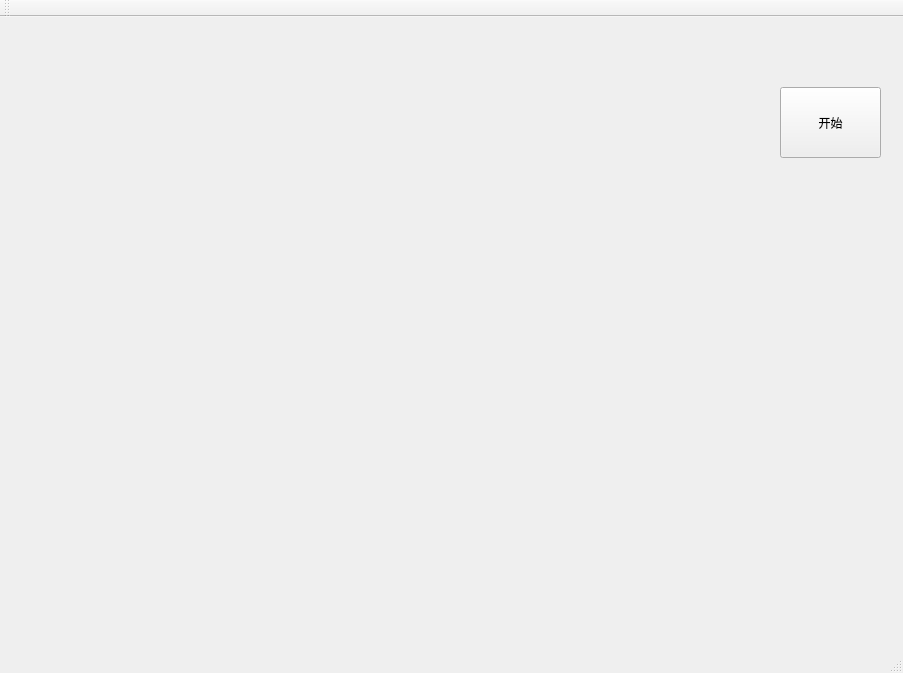
<?xml version="1.0" encoding="UTF-8"?>
<ui version="4.0">
 <class>MainWindow</class>
 <widget class="QMainWindow" name="MainWindow">
  <property name="geometry">
   <rect>
    <x>0</x>
    <y>0</y>
    <width>903</width>
    <height>673</height>
   </rect>
  </property>
  <property name="windowTitle">
   <string>MainWindow</string>
  </property>
  <widget class="QWidget" name="centralWidget">
   <widget class="QPushButton" name="SSD_Detect">
    <property name="geometry">
     <rect>
      <x>780</x>
      <y>70</y>
      <width>101</width>
      <height>71</height>
     </rect>
    </property>
    <property name="text">
     <string>开始</string>
    </property>
   </widget>
  </widget>
  <widget class="QMenuBar" name="menuBar">
   <property name="geometry">
    <rect>
     <x>0</x>
     <y>0</y>
     <width>903</width>
     <height>27</height>
    </rect>
   </property>
  </widget>
  <widget class="QToolBar" name="mainToolBar">
   <attribute name="toolBarArea">
    <enum>TopToolBarArea</enum>
   </attribute>
   <attribute name="toolBarBreak">
    <bool>false</bool>
   </attribute>
  </widget>
  <widget class="QStatusBar" name="statusBar"/>
 </widget>
 <layoutdefault spacing="6" margin="11"/>
 <resources/>
 <connections/>
</ui>
